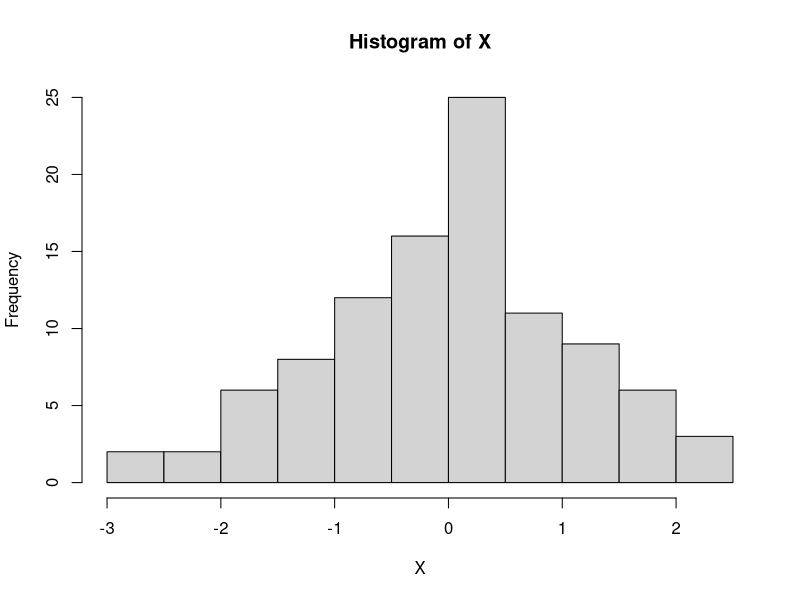
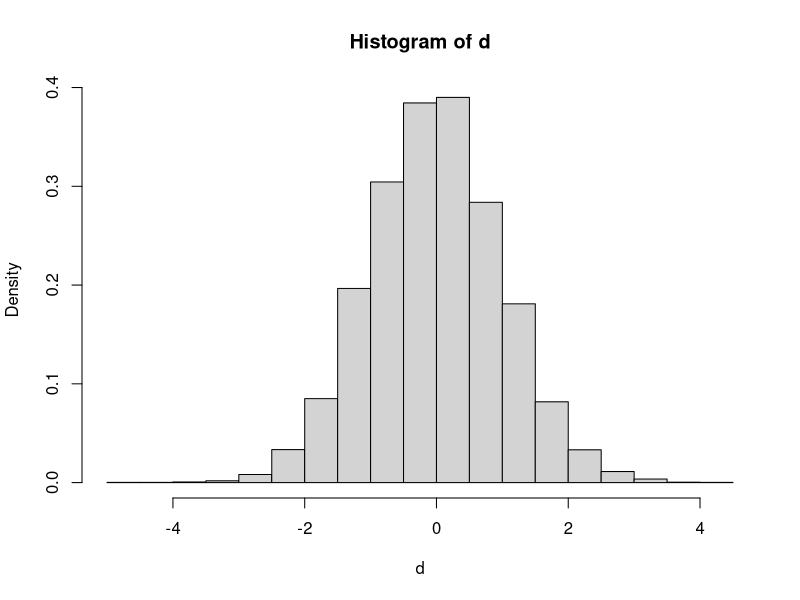

Write R code to recreate these figures, in order.
# Central Limit Theorem examples

n = 10000
p = 0.5
S = rbinom(100, n, p)

X = (S - 5000)/sqrt(n*p*(1-p))
hist(X)

gen.binom = function (n, p) {
  ex = n*p
  q = 1-p
  dx=sqrt(n*p*q)
  s = sum(rbinom(n, 1, p))
  return((s-ex)/dx)
}

d = sapply(1:n,  function (x) (gen.binom(n, 0.5)))
hist(d, prob=T)

s = 0
n=10000
k=100
for (i in 1:n) {
  xs = rnorm(k, 40, 500)
  s = s + mean(xs)
}

expected_xbar = s/n

